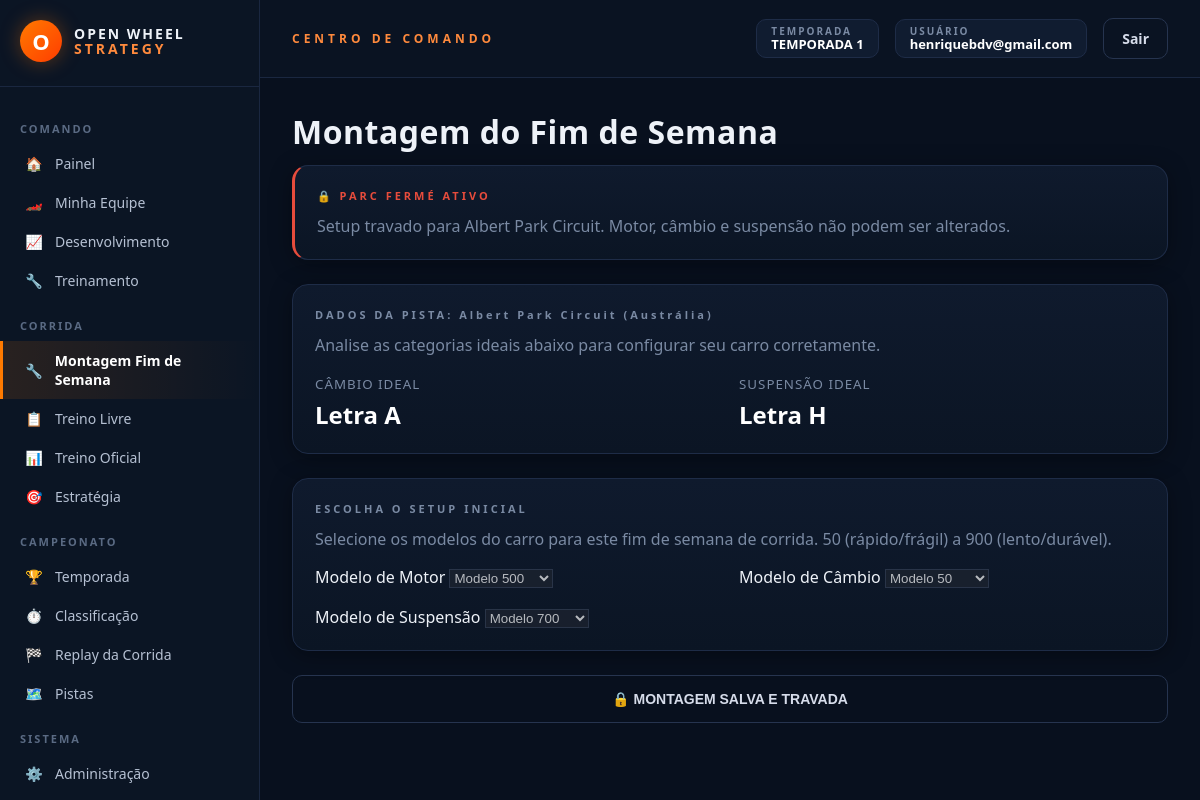
The app's page /montar-fim-de-semana (signed in), older data.
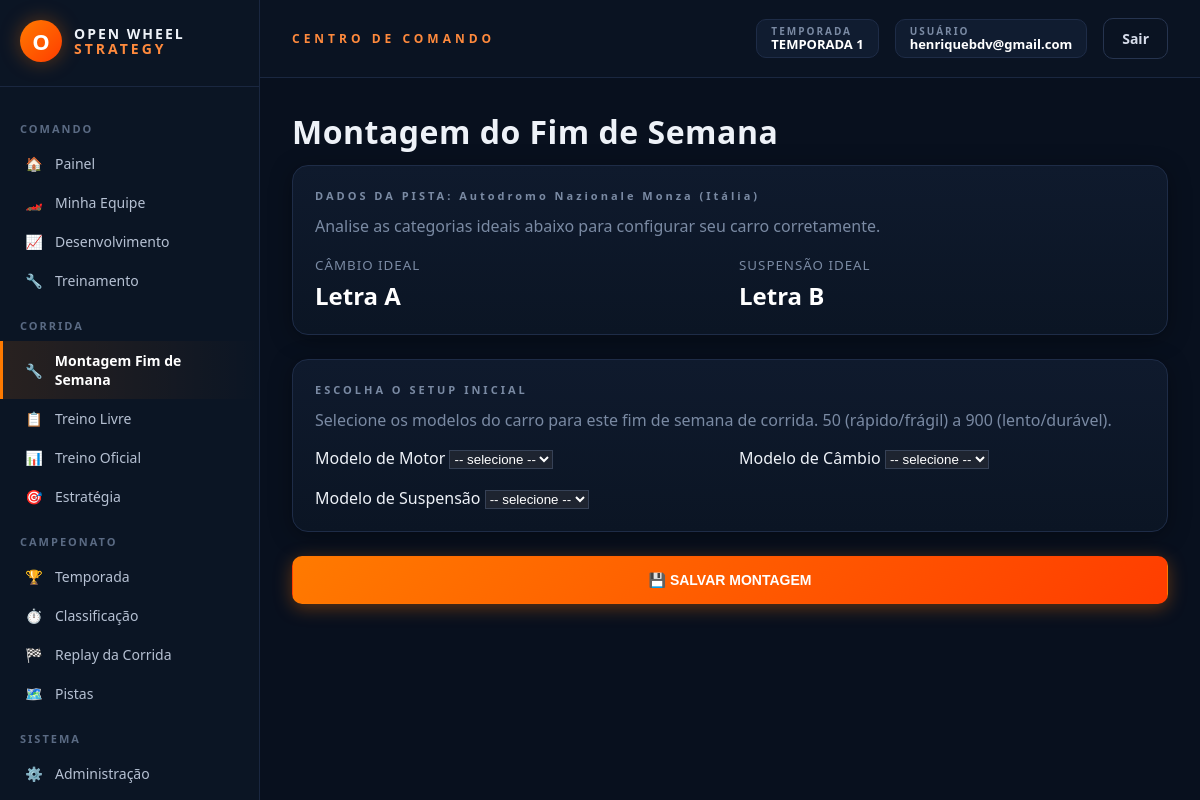
The same page, newer data.
### models_temporada.py (models this page shows, shortened)
class CorridaAgendada(db.Model):
    __tablename__ = "corridas_agendadas"
    id = db.Column(db.Integer, primary_key=True)
    temporada_id = db.Column(db.Integer, db.ForeignKey("temporadas.id"), nullable=False)
    pista_real_id = db.Column(db.Integer, nullable=False)
    pista_nome = db.Column(db.String(120))
    ordem = db.Column(db.Integer, nullable=False)
    executada = db.Column(db.Boolean, default=False, nullable=False)
    data_execucao = db.Column(db.DateTime)
    resultado_json = db.Column(db.Text, default="[]")

### models.py (models this page shows)
class SetupFimDeSemana(db.Model):
    __tablename__ = "setup_fim_de_semana"
    id = db.Column(db.Integer, primary_key=True)
    equipe_id = db.Column(db.Integer, db.ForeignKey("carros_jogadores.id"), nullable=False)
    corrida_id = db.Column(db.Integer, nullable=False)
    modelo_motor = db.Column(db.Integer, nullable=False)
    modelo_cambio = db.Column(db.Integer, nullable=False)
    modelo_suspensao = db.Column(db.Integer, nullable=False)
    travado = db.Column(db.Boolean, default=False, nullable=False)
    criado_em = db.Column(db.DateTime, default=datetime.utcnow)
    equipe = db.relationship("CarroJogador", backref="setups_fim_de_semana")

### rotas/fim_de_semana.py (the view, shortened to what this page needs)
    @app.route("/montar-fim-de-semana", methods=["GET", "POST"])
    @login_requerido
    def montagem_fim_de_semana():
        usuario = Usuario.query.get(session["usuario_id"])
        if not usuario.equipe:
            return redirect(url_for("minha_equipe"))
        equipe = usuario.equipe
        temporada = Temporada.ativa_atual()
        proxima_corrida = temporada.proxima_corrida() if temporada else None
        if not proxima_corrida:
            return render_template("montagem_fim_de_semana.html", equipe=equipe, pista=None)
        criar_banco_pistas_reais()
        pista = obter_pista_real(proxima_corrida.pista_real_id)
        setup_existente = SetupFimDeSemana.query.filter_by(
            equipe_id=equipe.id, corrida_id=proxima_corrida.id
        ).first()
        return render_template(
            "montagem_fim_de_semana.html",
            equipe=equipe,
            pista=pista,
            modelos_disponiveis=modelos_componente.MODELOS,
            setup_existente=setup_existente
        )

### app.py (called while the page is built)
def _registrar_contexto(app):
    @app.context_processor
    def injetar_globais():
        usuario_id = session.get("usuario_id")
        usuario = Usuario.query.get(usuario_id) if usuario_id else None
        return {
            "usuario_logado": usuario,
            "categorias_fornecedor": FORNECEDORES_CONFIG,
            "temporada_ativa": Temporada.ativa_atual(),
        }

### extensoes.py (called while the page is built)
def login_requerido(view_func):
    @functools.wraps(view_func)
    def wrapper(*args, **kwargs):
        if not session.get("usuario_id"):
            return redirect(url_for("login"))
        return view_func(*args, **kwargs)
    return wrapper

### models_temporada.py (called while the page is built)
    @classmethod
    def ativa_atual(cls):
        try:
            return cls.query.filter_by(ativa=True).first()
        except (OperationalError, ProgrammingError, NoSuchTableError):
            return None

    def proxima_corrida(self):
        return next((c for c in self.corridas_agendadas if not c.executada), None)

### pistas_reais_db.py (called while the page is built)
def obter_conexao():
    conexao = sqlite3.connect(CAMINHO_BANCO)
    conexao.row_factory = sqlite3.Row
    return conexao

### templates/montagem_fim_de_semana.html (shortened to what the changed rows need)
{% extends "base.html" %}
{% block content %}
<div class="d-flex justify-content-between align-items-center mb-3">
    <h1 class="h3">Montagem do Fim de Semana</h1>
</div>
{% if not pista %}
<div class="ows-card">
    <h3 style="color:#ff7a00;">Nenhuma corrida no calendário</h3>
    <p class="ows-muted">Não há nenhuma corrida agendada na temporada ativa no momento. Aguarde o início do campeonato.</p>
</div>
{% else %}
{% if setup_existente and setup_existente.travado %}
<div class="ows-card" style="margin-bottom: 24px; border-left: 3px solid #e74c3c;">
    <h3 style="color:#e74c3c;">🔒 PARC FERMÉ ATIVO</h3>
    <p class="ows-muted" style="margin: 0;">Setup travado para {{ pista.nome }}. Motor, câmbio e suspensão não podem ser alterados.</p>
</div>
{% endif %}
<div class="ows-card" style="margin-bottom: 24px;">
    <h3>DADOS DA PISTA: {{ pista.nome }} ({{ pista.pais }})</h3>
    <p class="ows-muted" style="margin-top:4px;">Analise as categorias ideais abaixo para configurar seu carro corretamente.</p>
    <div class="ows-grid-2" style="margin-top: 16px;">
        <div>
            <small class="ows-muted" style="letter-spacing: 1px;">CÂMBIO IDEAL</small>
            <div style="font-size: 24px; color: #fff; font-weight: bold; margin-top: 4px;">Letra {{ pista.categoria_cambio_ideal }}</div>
        </div>
        <div>
            <small class="ows-muted" style="letter-spacing: 1px;">SUSPENSÃO IDEAL</small>
            <div style="font-size: 24px; color: #fff; font-weight: bold; margin-top: 4px;">Letra {{ pista.categoria_suspensao_ideal }}</div>
        </div>
    </div>
</div>
{% if not (setup_existente and setup_existente.travado) %}
<form method="POST" action="{{ url_for('montagem_fim_de_semana') }}" onsubmit="return confirm('⚠️ Ao salvar, seu carro entra em PARC FERMÉ. Motor, câmbio e suspensão ficam travados pro fim de semana. Romper o lacre depois vai custar R$ 1.000 e você larga em último. Tem certeza que quer salvar?');">
{% else %}
<form>
{% endif %}
    <div class="ows-card" style="margin-bottom: 24px;">
        <h3>ESCOLHA O SETUP INICIAL</h3>
        <p class="ows-muted" style="margin-top:4px;">Selecione os modelos do carro para este fim de semana de corrida. 50 (rápido/frágil) a 900 (lento/durável).</p>
        <div class="ows-grid-3" style="margin-top: 16px;">
            <div>
                <label class="form-label text-muted">Modelo de Motor</label>
                <select name="modelo_motor" class="form-select" style="background:#1e2430; color:#fff; border: 1px solid #364156;" required {% if setup_existente and setup_existente.travado %}disabled{% endif %}>
                    <option value="">-- selecione --</option>
                    {% for m in modelos_disponiveis %}
                    <option value="{{ m }}" {% if setup_existente and setup_existente.modelo_motor == m %}selected{% endif %}>Modelo {{ m }}</option>
                    {% endfor %}
                </select>
            </div>
            <div>
                <label class="form-label text-muted">Modelo de Câmbio</label>
                <select name="modelo_cambio" class="form-select" style="background:#1e2430; color:#fff; border: 1px solid #364156;" required {% if setup_existente and setup_existente.travado %}disabled{% endif %}>
                    <option value="">-- selecione --</option>
                    {% for m in modelos_disponiveis %}
                    <option value="{{ m }}" {% if setup_existente and setup_existente.modelo_cambio == m %}selected{% endif %}>Modelo {{ m }}</option>
                    {% endfor %}
                </select>
            </div>
            <div>
                <label class="form-label text-muted">Modelo de Suspensão</label>
                <select name="modelo_suspensao" class="form-select" style="background:#1e2430; color:#fff; border: 1px solid #364156;" required {% if setup_existente and setup_existente.travado %}disabled{% endif %}>
                    <option value="">-- selecione --</option>
                    {% for m in modelos_disponiveis %}
                    <option value="{{ m }}" {% if setup_existente and setup_existente.modelo_suspensao == m %}selected{% endif %}>Modelo {{ m }}</option>
                    {% endfor %}
                </select>
            </div>
        </div>
    </div>
    {% if not (setup_existente and setup_existente.travado) %}
    <button type="submit" class="ows-btn ows-btn-primary ows-btn-full" style="padding: 15px; font-weight: bold; text-transform: uppercase;">
        💾 Salvar Montagem
    </button>
    {% else %}
    <button type="button" class="ows-btn ows-btn-ghost ows-btn-full" disabled style="padding: 15px; font-weight: bold; text-transform: uppercase;">
        🔒 Montagem Salva e Travada
    </button>
    {% endif %}
</form>
{% endif %}
{% endblock %}

Row changes from the older to the newer data that the page shows:
no longer on this page (row edited): CorridaAgendada: nome "Albert Park Circuit"
no longer on this page (row edited): SetupFimDeSemana: modelo_motor "Modelo 500", modelo_cambio "Modelo 50", modelo_suspensao "Modelo 700"
now on this page (row unchanged): CorridaAgendada: nome "Autodromo Nazionale Monza"
Text that changed along with them:
{{ pista.pais }}: "Austrália" → "Itália"
{{ pista.categoria_suspensao_ideal }}: "H" → "B"
form field modelo_motor: (not shown) → "-- selecione --"
form field modelo_cambio: (not shown) → "-- selecione --"
form field modelo_suspensao: (not shown) → "-- selecione --"
text no longer shown: "🔒 PARC FERMÉ ATIVO Setup travado para . Motor, câmbio e suspensão não podem ser alterados. 🔒 MONTAGEM SALVA E TRAVADA"
text now shown: "💾 SALVAR MONTAGEM"
